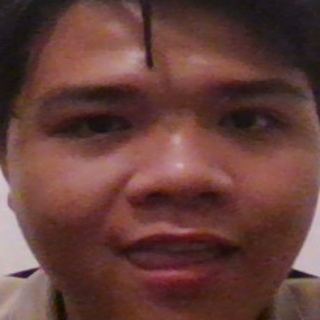
#> input picture dataset/image_User_0_1.jpg, 320 x 320 px, found by its file name; its folder holds only this picture in this run
$ python data_aumentation.py
#> lines starting #> are read from the running program, lines starting #| are printed output that depends on the picture
#> further down, image is the input picture: shape (320, 320, 3); mean B, G, R 58.8, 63.4, 101.8
#%%
import cv2
import os
import numpy as np

# Function to perform data augmentation on face images
def augment_data(image):
    augmented_images = []

    # Flip the image horizontally
    flipped_image = cv2.flip(image, 1)
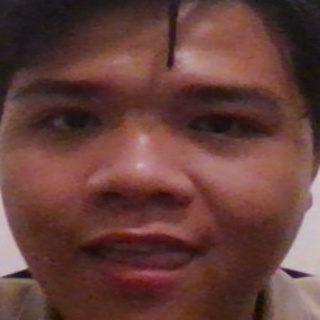
#> flipped_image: shape (320, 320, 3); mean B, G, R 58.8, 63.4, 101.8
    augmented_images.append(flipped_image)

    # Rotate the image by 10 degrees clockwise
    rows, cols, _ = image.shape
#> rows = 320; cols = 320
    rotation_matrix = cv2.getRotationMatrix2D((cols / 2, rows / 2), 10, 1)
    rotated_image = cv2.warpAffine(image, rotation_matrix, (cols, rows))
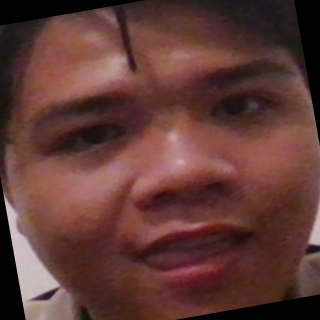
#> rotated_image: shape (320, 320, 3); mean B, G, R 54.1, 58.5, 95.8
    augmented_images.append(rotated_image)

    # Add Gaussian noise to the image
    mean = 0
    std_dev = 30
    noise = np.random.normal(mean, std_dev, image.shape)
    noisy_image = np.clip((image + noise).astype(np.uint8), 0, 255)
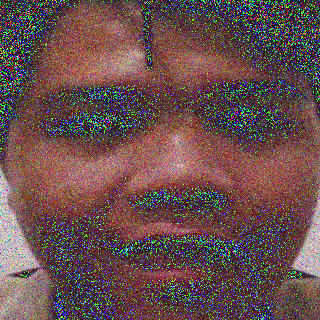
#> noisy_image: shape (320, 320, 3); mean B, G, R 76.7, 78.2, 105.4
    augmented_images.append(noisy_image)

    return augmented_images

# Path to the directory containing face images

dataset_dir = '../final_project/dataset'
augmentated_dataset = '../final_project/dataset/augmented_dataset'
# Iterate through each image in the dataset directory
for filename in os.listdir(dataset_dir):
    if filename.endswith(".jpg"):
        # Read the image
        image_path = os.path.join(dataset_dir, filename)
        image = cv2.imread(image_path)

        # Perform data augmentation
        augmented_images = augment_data(image)
#> augmented_images = 3 items

        # Save augmented images
        for idx, augmented_image in enumerate(augmented_images):
            augmented_image_path = os.path.join(augmentated_dataset, f"{filename.split('.')[0]}_aug_{idx}.jpg")
            cv2.imwrite(augmented_image_path, augmented_image)
#> this loop made 3 passes

# %%

$ run again, on dataset/image_User_0_14.jpg
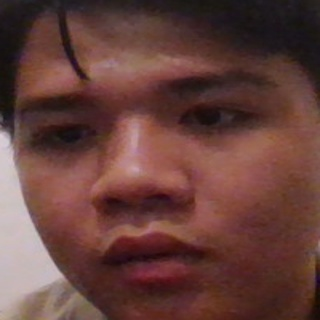
#> input picture dataset/image_User_0_14.jpg, 320 x 320 px, found by its file name
#> image is the input picture: shape (320, 320, 3); mean B, G, R 59.7, 64.7, 101.6
#> in augment_data, `flipped_image = cv2.flip(image, 1)`:
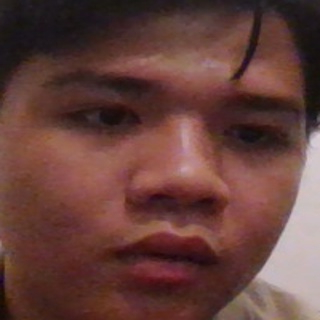
#> flipped_image: shape (320, 320, 3); mean B, G, R 59.7, 64.7, 101.6
#> in augment_data, `noisy_image = np.clip((image + noise).astype(np.uint8), 0, 255)`:
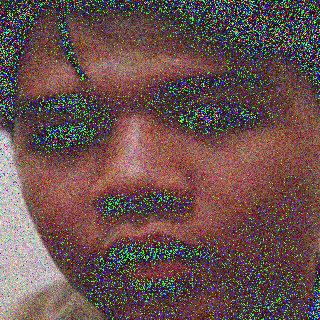
#> noisy_image: shape (320, 320, 3); mean B, G, R 77.8, 80.3, 106
#> augmented_images = 3 items
#> the loop `for idx, augmented_image in enumerate(augmented_images):` made 3 passes

$ run again, on dataset/image_User_0_15.jpg
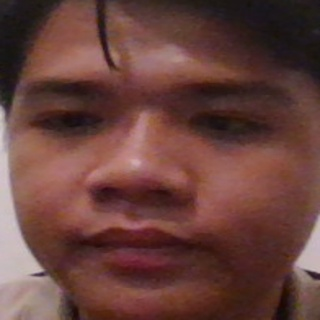
#> input picture dataset/image_User_0_15.jpg, 320 x 320 px, found by its file name
#> image is the input picture: shape (320, 320, 3); mean B, G, R 60.5, 65.7, 103.9
#> in augment_data, `flipped_image = cv2.flip(image, 1)`:
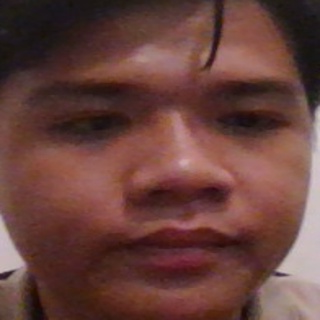
#> flipped_image: shape (320, 320, 3); mean B, G, R 60.5, 65.7, 103.9
#> in augment_data, `noisy_image = np.clip((image + noise).astype(np.uint8), 0, 255)`:
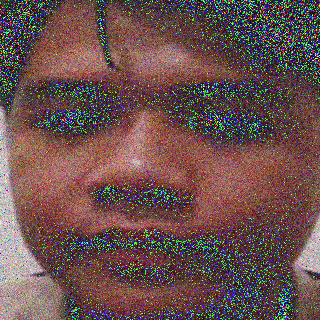
#> noisy_image: shape (320, 320, 3); mean B, G, R 78.3, 80.3, 107.8
#> augmented_images = 3 items
#> the loop `for idx, augmented_image in enumerate(augmented_images):` made 3 passes

$ run again, on dataset/image_User_0_16.jpg
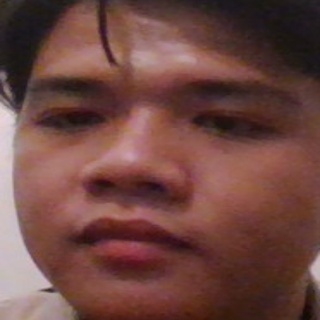
#> input picture dataset/image_User_0_16.jpg, 320 x 320 px, found by its file name
#> image is the input picture: shape (320, 320, 3); mean B, G, R 65.5, 71, 110.4
#> in augment_data, `flipped_image = cv2.flip(image, 1)`:
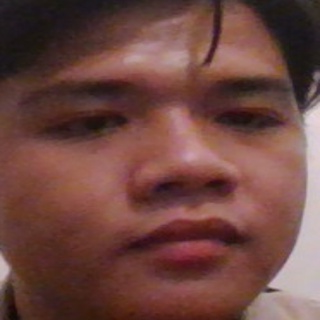
#> flipped_image: shape (320, 320, 3); mean B, G, R 65.5, 71, 110.4
#> in augment_data, `noisy_image = np.clip((image + noise).astype(np.uint8), 0, 255)`:
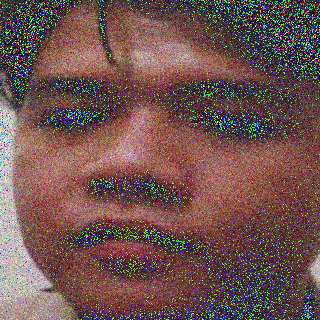
#> noisy_image: shape (320, 320, 3); mean B, G, R 80.8, 83.3, 113.5
#> augmented_images = 3 items
#> the loop `for idx, augmented_image in enumerate(augmented_images):` made 3 passes

$ run again, on dataset/image_User_0_10.jpg
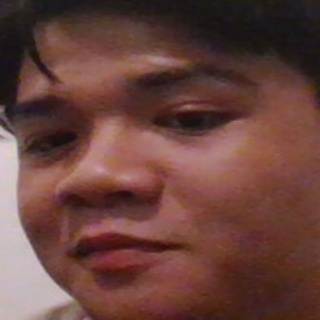
#> input picture dataset/image_User_0_10.jpg, 320 x 320 px, found by its file name
#> image is the input picture: shape (320, 320, 3); mean B, G, R 61.2, 67.1, 104.6
#> in augment_data, `flipped_image = cv2.flip(image, 1)`:
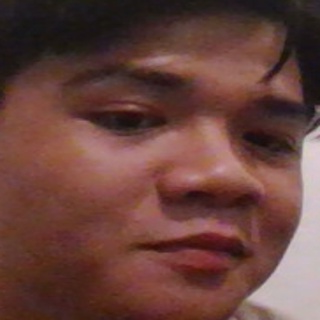
#> flipped_image: shape (320, 320, 3); mean B, G, R 61.2, 67.1, 104.6
#> in augment_data, `noisy_image = np.clip((image + noise).astype(np.uint8), 0, 255)`:
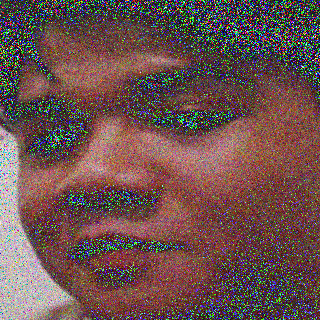
#> noisy_image: shape (320, 320, 3); mean B, G, R 79.1, 81.3, 109.1
#> augmented_images = 3 items
#> the loop `for idx, augmented_image in enumerate(augmented_images):` made 3 passes
